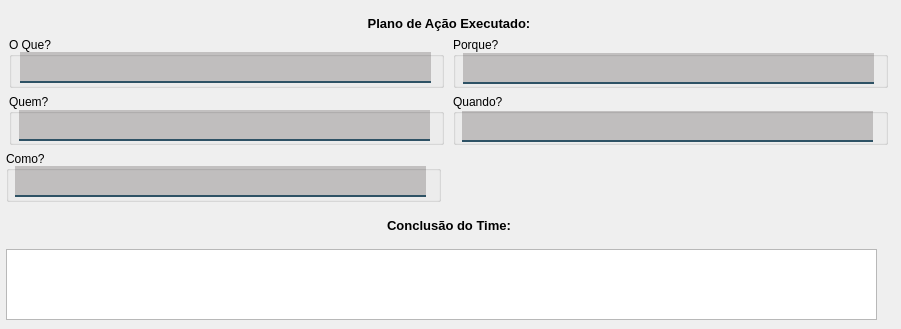
                <widget class="QWidget" name="tab_6">
                 <attribute name="title">
                  <string>Resumo da Investigação</string>
                 </attribute>
                 <widget class="QWidget" name="">
                  <property name="geometry">
                   <rect>
                    <x>6</x>
                    <y>16</y>
                    <width>886</width>
                    <height>304</height>
                   </rect>
                  </property>
                  <layout class="QVBoxLayout" name="verticalLayout_43">
                   <item>
                    <widget class="QLabel" name="label_24">
                     <property name="font">
                      <font>
                       <pointsize>10</pointsize>
                       <bold>true</bold>
                      </font>
                     </property>
                     <property name="text">
                      <string>Plano de Ação Executado:</string>
                     </property>
                     <property name="alignment">
                      <set>Qt::AlignCenter</set>
                     </property>
                    </widget>
                   </item>
                   <item>
                    <layout class="QVBoxLayout" name="verticalLayout_37">
                     <item>
                      <layout class="QVBoxLayout" name="verticalLayout_53">
                       <item>
                        <layout class="QVBoxLayout" name="verticalLayout_51">
                         <item>
                          <layout class="QHBoxLayout" name="horizontalLayout_47">
                           <item>
                            <widget class="QGroupBox" name="groupBox_75">
                             <property name="minimumSize">
                              <size>
                               <width>435</width>
                               <height>51</height>
                              </size>
                             </property>
                             <property name="maximumSize">
                              <size>
                               <width>435</width>
                               <height>51</height>
                              </size>
                             </property>
                             <property name="title">
                              <string>O Que?</string>
                             </property>
                             <widget class="QLineEdit" name="txt_oque">
                              <property name="enabled">
                               <bool>false</bool>
                              </property>
                              <property name="geometry">
                               <rect>
                                <x>11</x>
                                <y>15</y>
                                <width>411</width>
                                <height>31</height>
                               </rect>
                              </property>
                              <property name="minimumSize">
                               <size>
                                <width>411</width>
                                <height>0</height>
                               </size>
                              </property>
                              <property name="font">
                               <font>
                                <family>Segoe UI</family>
                               </font>
                              </property>
                              <property name="styleSheet">
                               <string notr="true">background-color: rgba(10,0,0,50);
border:2px solid rgba(0,0,0,0);
border-bottom-color:rgba(46,82,101,255);
color:rgb(0,0,0);
padding-bottom:7px</string>
                              </property>
                             </widget>
                            </widget>
                           </item>
                           <item>
                            <widget class="QGroupBox" name="groupBox_76">
                             <property name="minimumSize">
                              <size>
                               <width>435</width>
                               <height>51</height>
                              </size>
                             </property>
                             <property name="maximumSize">
                              <size>
                               <width>435</width>
                               <height>51</height>
                              </size>
                             </property>
                             <property name="title">
                              <string>Porque?</string>
                             </property>
                             <widget class="QLineEdit" name="txt_porque">
                              <property name="enabled">
                               <bool>false</bool>
                              </property>
                              <property name="geometry">
                               <rect>
                                <x>10</x>
                                <y>16</y>
                                <width>411</width>
                                <height>31</height>
                               </rect>
                              </property>
                              <property name="minimumSize">
                               <size>
                                <width>411</width>
                                <height>0</height>
                               </size>
                              </property>
                              <property name="font">
                               <font>
                                <family>Segoe UI</family>
                               </font>
                              </property>
                              <property name="styleSheet">
                               <string notr="true">background-color: rgba(10,0,0,50);
border:2px solid rgba(0,0,0,0);
border-bottom-color:rgba(46,82,101,255);
color:rgb(0,0,0);
padding-bottom:7px</string>
                              </property>
                             </widget>
                            </widget>
                           </item>
                          </layout>
                         </item>
                         <item>
                          <layout class="QHBoxLayout" name="horizontalLayout_48">
                           <item>
                            <widget class="QGroupBox" name="groupBox_77">
                             <property name="minimumSize">
                              <size>
                               <width>435</width>
                               <height>51</height>
                              </size>
                             </property>
                             <property name="maximumSize">
                              <size>
                               <width>435</width>
                               <height>51</height>
                              </size>
                             </property>
                             <property name="title">
                              <string>Quem?</string>
                             </property>
                             <widget class="QLineEdit" name="txt_rquem">
                              <property name="enabled">
                               <bool>false</bool>
                              </property>
                              <property name="geometry">
                               <rect>
                                <x>10</x>
                                <y>16</y>
                                <width>411</width>
                                <height>31</height>
                               </rect>
                              </property>
                              <property name="minimumSize">
                               <size>
                                <width>411</width>
                                <height>0</height>
                               </size>
                              </property>
                              <property name="font">
                               <font>
                                <family>Segoe UI</family>
                               </font>
                              </property>
                              <property name="styleSheet">
                               <string notr="true">background-color: rgba(10,0,0,50);
border:2px solid rgba(0,0,0,0);
border-bottom-color:rgba(46,82,101,255);
color:rgb(0,0,0);
padding-bottom:7px</string>
                              </property>
                             </widget>
                            </widget>
                           </item>
                           <item>
                            <widget class="QGroupBox" name="groupBox_78">
                             <property name="minimumSize">
                              <size>
                               <width>435</width>
                               <height>51</height>
                              </size>
                             </property>
                             <property name="maximumSize">
                              <size>
                               <width>435</width>
                               <height>51</height>
                              </size>
                             </property>
                             <property name="title">
                              <string>Quando?</string>
                             </property>
                             <widget class="QLineEdit" name="txt_rquando">
                              <property name="enabled">
                               <bool>false</bool>
                              </property>
                              <property name="geometry">
                               <rect>
                                <x>9</x>
                                <y>17</y>
                                <width>411</width>
                                <height>31</height>
                               </rect>
                              </property>
                              <property name="minimumSize">
                               <size>
                                <width>411</width>
                                <height>0</height>
                               </size>
                              </property>
                              <property name="font">
                               <font>
                                <family>Segoe UI</family>
                               </font>
                              </property>
                              <property name="styleSheet">
                               <string notr="true">background-color: rgba(10,0,0,50);
border:2px solid rgba(0,0,0,0);
border-bottom-color:rgba(46,82,101,255);
color:rgb(0,0,0);
padding-bottom:7px</string>
                              </property>
                             </widget>
                            </widget>
                           </item>
                          </layout>
                         </item>
                        </layout>
                       </item>
                       <item>
                        <widget class="QGroupBox" name="groupBox_83">
                         <property name="minimumSize">
                          <size>
                           <width>435</width>
                           <height>51</height>
                          </size>
                         </property>
                         <property name="maximumSize">
                          <size>
                           <width>435</width>
                           <height>51</height>
                          </size>
                         </property>
                         <property name="title">
                          <string>Como?</string>
                         </property>
                         <widget class="QLineEdit" name="txt_rcomo">
                          <property name="enabled">
                           <bool>false</bool>
                          </property>
                          <property name="geometry">
                           <rect>
                            <x>9</x>
                            <y>15</y>
                            <width>411</width>
                            <height>31</height>
                           </rect>
                          </property>
                          <property name="minimumSize">
                           <size>
                            <width>411</width>
                            <height>0</height>
                           </size>
                          </property>
                          <property name="font">
                           <font>
                            <family>Segoe UI</family>
                           </font>
                          </property>
                          <property name="styleSheet">
                           <string notr="true">background-color: rgba(10,0,0,50);
border:2px solid rgba(0,0,0,0);
border-bottom-color:rgba(46,82,101,255);
color:rgb(0,0,0);
padding-bottom:7px</string>
                          </property>
                         </widget>
                        </widget>
                       </item>
                      </layout>
                     </item>
                     <item>
                      <layout class="QVBoxLayout" name="verticalLayout_34">
                       <item>
                        <widget class="QLabel" name="label_15">
                         <property name="font">
                          <font>
                           <pointsize>10</pointsize>
                           <bold>true</bold>
                          </font>
                         </property>
                         <property name="text">
                          <string>Conclusão do Time:</string>
                         </property>
                         <property name="alignment">
                          <set>Qt::AlignCenter</set>
                         </property>
                        </widget>
                       </item>
                       <item>
                        <widget class="QPlainTextEdit" name="txt_rconclusao">
                         <property name="minimumSize">
                          <size>
                           <width>871</width>
                           <height>71</height>
                          </size>
                         </property>
                         <property name="maximumSize">
                          <size>
                           <width>871</width>
                           <height>71</height>
                          </size>
                         </property>
                        </widget>
                       </item>
                      </layout>
                     </item>
                    </layout>
                   </item>
                  </layout>
                 </widget>
                </widget>
